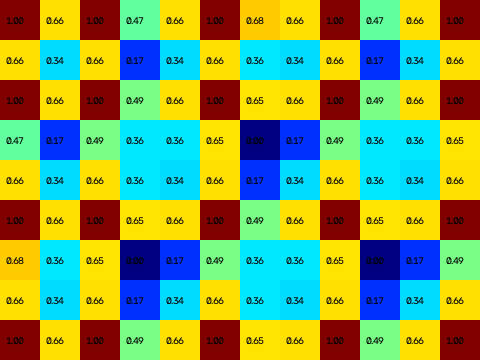
#> input picture results/blur_matrix_demo.png, 480 x 360 px, given in place of checkerboard.png, which was not available
$ python particle_id.py   (older library calls are emulated)
#> lines starting #> are read from the running program, lines starting #| are printed output that depends on the picture; pictures that were not available may be replaced by others from this repository, and a replacement may not be noted
### patterns.py
\
\
\
\
\
\

import numpy as np
import cv2

PATTERN_TYPES = ["checker", "vstripe", "hstripe", "dots", "circles", "random"]

PATTERN_NAMES = {
    "checker": "Checkerboard",
    "vstripe": "Vertical Stripes",
    "hstripe": "Horizontal Stripes",
    "dots": "Dot Grid",
    "circles": "Concentric Circles",
    "random": "Random Binary",
}

def _blank(w, h):
    return np.full((h, w, 3), 255, dtype=np.uint8)

def generate_checkerboard(w, h, feat=24):
    img = _blank(w, h)
    for y in range(0, h, feat):
        for x in range(0, w, feat):
            if ((x // feat) + (y // feat)) % 2 == 0:
                cv2.rectangle(img, (x, y), (x + feat, y + feat), (0, 0, 0), -1)
    return img

# [39 lines left out: functions generate_vstripes, generate_hstripes, generate_dots, generate_circles, generate_random, not called in this run]

_DISPATCH = {
    "checker": generate_checkerboard,
    "vstripe": generate_vstripes,
    "hstripe": generate_hstripes,
    "dots": generate_dots,
    "circles": generate_circles,
    "random": generate_random,
}

def generate_pattern(pattern_type, w=480, h=360, feat=24):
    if pattern_type not in _DISPATCH:
        raise ValueError(f"Unknown pattern type: {pattern_type}")
    return _DISPATCH[pattern_type](w, h, feat)

# [12 lines that do not run on import are left out]

### utils.py
\
\
\
\
\
\

import os
import time
import numpy as np
import cv2

# [4 lines left out: function ensure_dir, not called in this run]

def timestamp():

    return time.strftime("%Y%m%d_%H%M%S")

def load_image(path):
    img = cv2.imread(path, cv2.IMREAD_COLOR)
    if img is None:
        raise FileNotFoundError(f"Could not read image: {path}")
    return img

# [4 lines left out: function save_image, not called in this run]

def simulate_blur(img, radius_px, noise_pct=0.0):
\
\
\
\

    out = img.copy()
    r = int(round(radius_px))
    if r > 0:
        ksize = 2 * r + 1
        out = cv2.GaussianBlur(out, (ksize, ksize), sigmaX=r / 2.0)
    if noise_pct > 0:
        amt = (noise_pct / 100.0) * 40.0
        noise = np.random.normal(0, amt, out.shape).astype(np.float32)
        out = np.clip(out.astype(np.float32) + noise, 0, 255).astype(np.uint8)
    return out

# [80 lines left out: functions draw_line_chart, draw_bar_chart, not called in this run]

### blur.py
import numpy as np
import cv2

METHODS = ["laplacian", "tenengrad", "fft"]

def to_gray(img):
    if img.ndim == 3:
        return cv2.cvtColor(img, cv2.COLOR_BGR2GRAY).astype(np.float32)
    return img.astype(np.float32)

def variance_of_laplacian(gray):

    lap = cv2.Laplacian(gray, cv2.CV_32F, ksize=3)
    return float(lap.var())

# [6 lines left out: function tenengrad, not called in this run]

def fft_high_freq_energy(gray, cutoff_frac=0.25):
\
\
\
\
\
\
\
\
\
\
\
\
\

    h, w = gray.shape

    win = np.outer(np.hanning(h), np.hanning(w))
    windowed = gray * win

    F = np.fft.fft2(windowed)
    F_shifted = np.fft.fftshift(F)
    magnitude_sq = np.abs(F_shifted) ** 2

    cy, cx = h / 2.0, w / 2.0
    yy, xx = np.ogrid[:h, :w]
    dist = np.sqrt((yy - cy) ** 2 + (xx - cx) ** 2)
    max_dist = np.sqrt(cy ** 2 + cx ** 2)
    low_freq_mask = dist <= (cutoff_frac * max_dist)

    total_energy = magnitude_sq.sum()
    if total_energy <= 0:
        return 0.0
    high_freq_energy = magnitude_sq[~low_freq_mask].sum()
    return float(100.0 * high_freq_energy / total_energy)

def blur_score(img_or_gray, method="laplacian"):
\
\
\

    gray = img_or_gray if img_or_gray.dtype == np.float32 and img_or_gray.ndim == 2 \
        else to_gray(img_or_gray)
    if method == "laplacian":
        return variance_of_laplacian(gray)
    elif method == "tenengrad":
        return tenengrad(gray)
    elif method == "fft":
        return fft_high_freq_energy(gray)
    raise ValueError(f"Unknown method: {method}. Choose from {METHODS}")

# [33 lines left out: functions compute_all_blur_scores, compute_blur_map, not called in this run]

# [9 lines that do not run on import are left out]

### blur_matrix.py
\
\
\
\
\
\

import numpy as np
import cv2

from blur import to_gray, variance_of_laplacian, tenengrad, fft_high_freq_energy

_METRIC_FNS = {
    "laplacian": variance_of_laplacian,
    "tenengrad": tenengrad,
    "fft": fft_high_freq_energy,
}

# [6 lines left out: function grid_from_kernel, not called in this run]

def compute_blur_matrix(img, grid_cols=12, grid_rows=None, method="laplacian", kernel=None):
\
\
\
\
\
\
\

    gray = to_gray(img)
    h, w = gray.shape
    if kernel is not None:
        grid_rows, grid_cols = grid_from_kernel(h, w, kernel[0], kernel[1])
    if grid_rows is None:
        grid_rows = max(2, round(grid_cols * h / w))
    else:
        grid_rows = max(2, int(grid_rows))
    grid_cols = max(2, int(grid_cols))

    cell_w = w / grid_cols
    cell_h = h / grid_rows

    matrix = np.zeros((grid_rows, grid_cols), dtype=np.float64)
    if method not in _METRIC_FNS:
        raise ValueError(f"Unknown method: {method}. Choose from {list(_METRIC_FNS)}")
    fn = _METRIC_FNS[method]

    for r in range(grid_rows):
        y0, y1 = int(r * cell_h), int((r + 1) * cell_h)
        for c in range(grid_cols):
            x0, x1 = int(c * cell_w), int((c + 1) * cell_w)
            cell = gray[y0:y1, x0:x1]
            matrix[r, c] = fn(cell) if cell.size > 0 else 0.0

    return matrix

# [74 lines left out: functions compute_all_blur_matrices, matrix_stats, compute_scattering_angle_matrix, draw_grid_overlay, not called in this run]

def to_blur_ratio(matrix):
\
\
\
\
\

    vmin, vmax = matrix.min(), matrix.max()
    rng = (vmax - vmin) or 1.0
    sharpness_norm = (matrix - vmin) / rng
    return 1.0 - sharpness_norm

# [42 lines left out: functions matrix_to_heatmap, save_matrix_csv, not called in this run]

def load_matrix_csv(filepath):

    return np.loadtxt(filepath, delimiter=",", comments="#")

# [12 lines that do not run on import are left out]

### scattering.py
"""
scattering.py
Converts the blur matrix into scattering angles, following the slide's
formula: Scattering Angle = tan^-1(Blur Value).

The blur values fed in here are the normalized 0..1 blur-ratio matrix from
blur_matrix.py, so angles come out in the 0-45 degree range. This is a
software-only placeholder mapping: it demonstrates the pipeline end-to-end,
but converting normalized blur into a physically accurate scattering angle
requires calibrating against the real optical rig (Fig 1a) with known
particle standards.
"""

import numpy as np


def blur_ratio_to_angle(ratio_matrix):
    """Elementwise tan^-1(blur_ratio) in degrees."""
    return np.degrees(np.arctan(ratio_matrix))


# [7 lines left out: function summarize_angles, not called in this run]


# [12 lines that do not run on import are left out]

### particle_id.py
"""
particle_id.py
Fig 2's caption states the blur matrix and scattering angles are used
"to identify given particle & concentration." blur_matrix.py and
scattering.py implement everything up to the scattering-angle map; this
module implements the final step -- turning that map into a particle-type
label and a concentration estimate.

IMPORTANT (same caveat as calibration.py): this is a software-only
PLACEHOLDER pipeline. The "reference signatures" library is built by
simulating synthetic Gaussian blur at different radii as a stand-in for
different particle types/sizes -- it is not derived from real particle
suspensions. Particle-type labels and concentration bands are illustrative
of the *architecture* (feature extraction -> nearest-signature match ->
banding), not physically validated numbers. Once real fluid + particle
standards exist, rebuild the reference library from real captured data
(see build_reference_library()'s docstring).

No ML dependency is introduced -- classification is a simple nearest-
centroid match in normalized feature space, consistent with the project's
lightweight-dependency approach (numpy + opencv only).
"""

import numpy as np

from patterns import generate_pattern
from utils import simulate_blur
from blur import to_gray, blur_score
from blur_matrix import compute_blur_matrix, to_blur_ratio
from scattering import blur_ratio_to_angle

# Placeholder particle classes. Each is defined by a representative
# blur-radius range (px) that stands in for "how much this particle
# type/size forward-scatters light onto the imager" (Fig 1a/1c), plus a
# concentration_gain used only for the concentration-banding placeholder
# below. Replace radius_range with real measured values once particle
# size standards are run through the physical rig.
PARTICLE_CLASSES = {
    "fine_colloidal":  {"radius_range": (1, 3),  "concentration_gain": 0.6},
    "medium_silt":     {"radius_range": (4, 7),  "concentration_gain": 1.0},
    "coarse_sediment": {"radius_range": (8, 13), "concentration_gain": 1.6},
}

CONCENTRATION_BANDS = ["low", "medium", "high"]


def extract_features(matrix, ratio, angle, fft_score=None):
    """
    Compact feature vector describing one blur-matrix result. Used both to
    build reference signatures (build_reference_library) and to classify
    a new sample (identify).
    """
    feats = [
        float(ratio.mean()),                              # overall blur level
        float(ratio.std()),                                # spatial non-uniformity
        float(angle.mean()),                               # mean scattering angle
        float(angle.std()),                                # angle spread
        float(matrix.std() / (matrix.mean() + 1e-6)),       # relative spatial contrast
    ]
    if fft_score is not None:
        feats.append(float(fft_score))                     # frequency-domain sharpness
    return np.array(feats, dtype=np.float64)


def _signature_for_radius(reference_img, radius_px, grid_cols=12, method="laplacian"):
    """Simulate one blur radius and extract its feature vector."""
    blurred = simulate_blur(reference_img, radius_px, noise_pct=0)
    matrix = compute_blur_matrix(blurred, grid_cols=grid_cols, method=method)
    ratio = to_blur_ratio(matrix)
    angle = blur_ratio_to_angle(ratio)
    fft_score = blur_score(to_gray(blurred), "fft")
    return extract_features(matrix, ratio, angle, fft_score)


def build_reference_library(pattern_type="checker", w=480, h=360, feat=24,
                             grid_cols=12, method="laplacian", samples_per_class=4):
    """
    "Train" the nearest-signature classifier by simulating each placeholder
    particle class across its blur-radius range and averaging the resulting
    feature vectors into one centroid signature per class.

    Entirely software (no hardware needed to run this), but the classes
    and radii themselves are placeholders -- see module docstring. To move
    to real data: replace the simulate_blur() call in
    _signature_for_radius() with real captured frames for each known
    particle standard, keeping extract_features() the same.
    """
#> called with pattern_type = 'checker', w = 480, h = 360, feat = 24, grid_cols = 12, method = 'laplacian', samples_per_class = 4
    reference_img = generate_pattern(pattern_type, w, h, feat)
    library = {}
    for name, cfg in PARTICLE_CLASSES.items():
        lo, hi = cfg["radius_range"]
        radii = np.linspace(lo, hi, samples_per_class)
        feats = [_signature_for_radius(reference_img, r, grid_cols, method) for r in radii]
        library[name] = {
            "centroid": np.mean(feats, axis=0),
            "spread": np.std(feats, axis=0) + 1e-6,  # avoid div-by-zero; floors sensitivity
            "radius_range": (lo, hi),
        }
    return library


def classify_particle(features, library):
    """
    Nearest-centroid classification: z-score the feature vector against
    each class's (centroid, spread), take the Euclidean norm, and pick the
    class with the smallest distance. Returns (best_label, distances_dict)
    so the UI/report can show confidence relative to the runner-up class.
    """
    distances = {}
    for name, sig in library.items():
        z = (features - sig["centroid"]) / sig["spread"]
        distances[name] = float(np.sqrt(np.sum(z ** 2)))
    best = min(distances, key=distances.get)
    return best, distances


def estimate_concentration(mean_blur_ratio, particle_label, library):
    """
    Placeholder concentration banding: scales mean blur ratio by the
    matched class's concentration_gain and buckets into low/medium/high.
    Needs real calibration against known-concentration samples (same
    caveat as CalibrationModel.fit()) before use on physical data.
    """
    gain = PARTICLE_CLASSES.get(particle_label, {}).get("concentration_gain", 1.0)
    score = mean_blur_ratio * gain
    if score < 0.33:
        band = "low"
    elif score < 0.66:
        band = "medium"
    else:
        band = "high"
    return band, float(score)


def identify(img, library, grid_cols=12, method="laplacian"):
    """
    End-to-end entry point: image -> blur matrix -> features -> particle
    type + concentration band. This is what app.py / other callers use.
    """
    matrix = compute_blur_matrix(img, grid_cols=grid_cols, method=method)
    ratio = to_blur_ratio(matrix)
    angle = blur_ratio_to_angle(ratio)
    fft_score = blur_score(to_gray(img), "fft")
    features = extract_features(matrix, ratio, angle, fft_score)

    label, distances = classify_particle(features, library)
    conc_band, conc_score = estimate_concentration(float(ratio.mean()), label, library)

    return {
        "particle_type": label,
        "distances": distances,
        "concentration_band": conc_band,
        "concentration_score": conc_score,
    }


if __name__ == "__main__":
    import sys
    from utils import load_image

    print("Building placeholder particle-signature library...")
    lib = build_reference_library()
    for name, sig in lib.items():
        print(f"  {name:16s} radius_range={sig['radius_range']}  "
              f"centroid={np.round(sig['centroid'], 3)}")

    path = sys.argv[1] if len(sys.argv) > 1 else "assets/checkerboard.png"
    img = load_image(path)
#> in load_image, img is the input picture: shape (360, 480, 3); mean B, G, R 91.9, 160.5, 129.4
    result = identify(img, lib)
#> in to_gray (call 25), `return cv2.cvtColor(img, cv2.COLOR_BGR2GRAY).astype(np.float32)`:
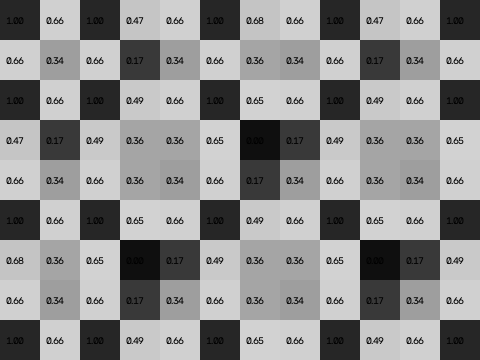
#> returned value: shape (360, 480) float32; min 0, max 210, mean 143.3
#> after the loop in compute_blur_matrix (call 13), `for r in range(grid_rows):`:
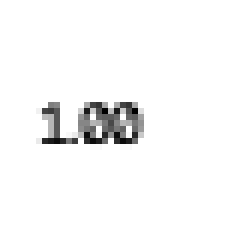
#> cell: shape (40, 40) float32 (shown 6 times larger); min 0, max 38, mean 36.8; drawn with min black and max white
#> in fft_high_freq_energy (call 13), `windowed = gray * win`:
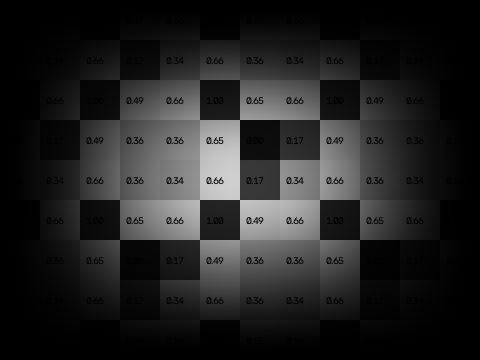
#> windowed: shape (360, 480) float64; min 0, max 208, mean 35.9
#> in fft_high_freq_energy (call 13), `total_energy = magnitude_sq.sum()`: total_energy = 1.06e+14
#> in fft_high_freq_energy (call 13), `high_freq_energy = magnitude_sq[~low_freq_mask].sum()`: high_freq_energy = 1.51e+12
#> in identify, `fft_score = blur_score(to_gray(img), "fft")`: fft_score = 1.42
#> in identify, `features = extract_features(matrix, ratio, angle, fft_score)`: features = [0.495, 0.337, 24.4, 14.68, 0.661, 1.42]
#> the loop in classify_particle, `for name, sig in library.items():` made 3 passes
#> z on passes 1 to 3: [-9.1, 11.23, -10.04, 11.15, 4.91, 0.684], [-2.27, 4.15, -2.61, 2.45, 8.96, 1433.5], [1.85, 2.85, 1.57, 2.01, 3.6, 6724]
#> after the loop in classify_particle, `for name, sig in library.items():`: distances = {'fine_colloidal': 21.41, 'medium_silt': 1433.5, 'coarse_sediment': 6724}
#> in classify_particle, `best = min(distances, key=distances.get)`: best = 'fine_colloidal'
#> in identify, `conc_band, conc_score = estimate_concentration(float(ratio.mean()), la..`: conc_band = 'low'; conc_score = 0.297
#> result = 4 items

    print(f"\n{path}")
    print(f"  particle_type      : {result['particle_type']}")
#|   particle_type      : fine_colloidal
    print(f"  concentration_band : {result['concentration_band']} "
          f"(score={result['concentration_score']:.3f})")
#|   concentration_band : low (score=0.297)
    print(f"  distances (lower=better match):")
    for name, d in sorted(result["distances"].items(), key=lambda kv: kv[1]):
        print(f"    {name:16s} {d:.3f}")
#> this loop made 3 passes
#> (name, d) on passes 1 to 3: ('fine_colloidal', 21.41), ('medium_silt', 1433.5), ('coarse_sediment', 6724)
#|     fine_colloidal   21.414
#|     medium_silt      1433.527
#|     coarse_sediment  6724.034
